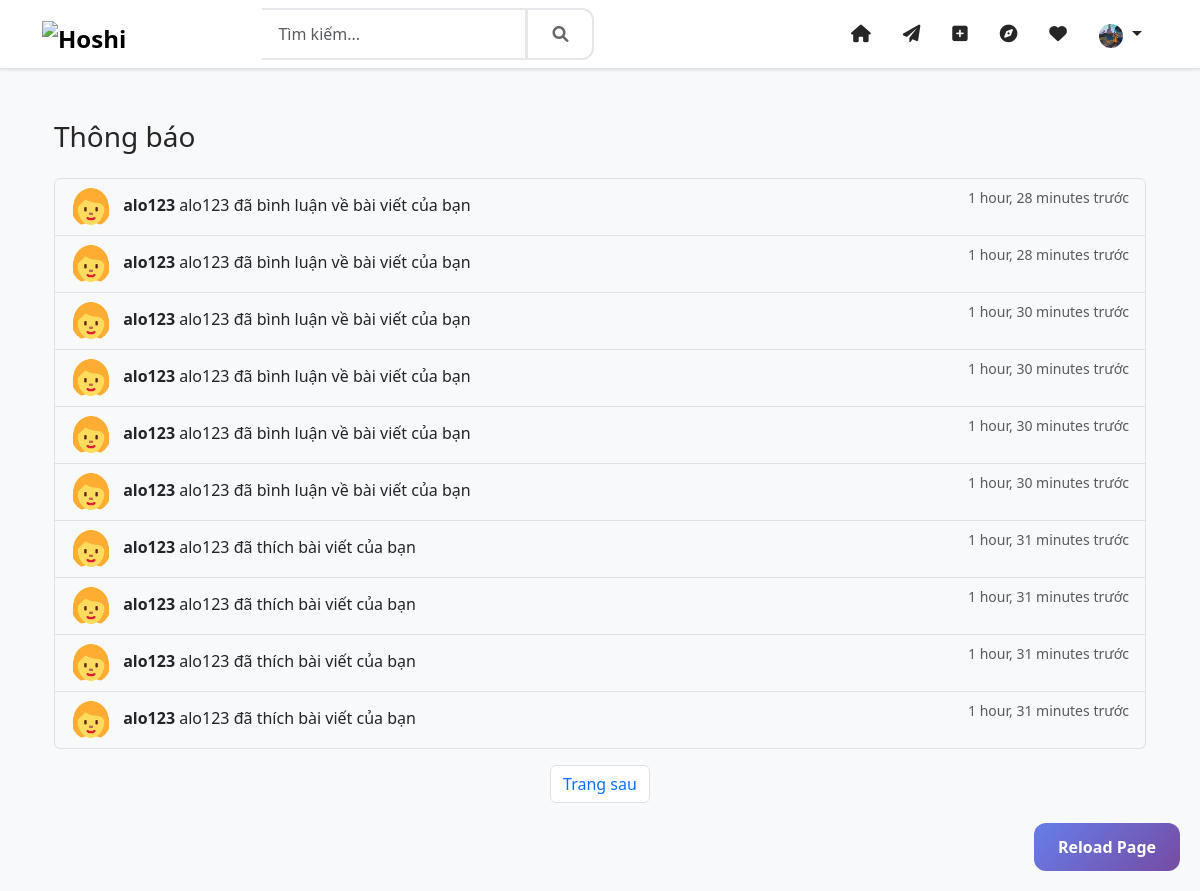
Page /notifications/ (signed in) on the committed database.
### accounts/models.py (models this page shows, shortened)
class User(AbstractUser):
    email = models.EmailField(_('email address'), unique=True)
    phone_number = PhoneNumberField(_('phone number'), blank=True, null=True, unique=True)
    avatar = ProcessedImageField(upload_to='avatars',
                               processors=[ResizeToFill(300, 300)],
                               format='JPEG',
                               options={'quality': 90},
                               blank=True,
                               null=True)
    bio = models.TextField(_('bio'), max_length=500, blank=True)
    website = models.URLField(_('website'), max_length=200, blank=True)
    birth_date = models.DateField(_('birth date'), null=True, blank=True)
    gender = models.CharField(_('gender'), max_length=10, choices=[
        ('M', _('Male')),
        ('F', _('Female')),
        ('O', _('Other')),
    ], blank=True)
    is_private = models.BooleanField(_('private account'), default=False)
    _is_verified = models.BooleanField(_('verified account'), default=False, db_column='is_verified')
    created_at = models.DateTimeField(auto_now_add=True)
    updated_at = models.DateTimeField(auto_now=True)
    is_suspended = models.BooleanField(_('suspended account'), default=False)
    suspension_reason = models.TextField(_('suspension reason'), blank=True, null=True)
    suspension_end_date = models.DateTimeField(_('suspension end date'), blank=True, null=True)
    facebook = models.URLField(_('facebook'), max_length=200, blank=True)
    twitter = models.URLField(_('twitter'), max_length=200, blank=True)
    instagram = models.URLField(_('instagram'), max_length=200, blank=True)
    linkedin = models.URLField(_('linkedin'), max_length=200, blank=True)
    push_notifications = models.BooleanField(_('push notifications'), default=False)
    email_notifications = models.BooleanField(_('email notifications'), default=False)
    like_notifications = models.BooleanField(_('like notifications'), default=False)
    comment_notifications = models.BooleanField(_('comment notifications'), default=False)
    follow_notifications = models.BooleanField(_('follow notifications'), default=False)
    mention_notifications = models.BooleanField(_('mention notifications'), default=False)
    message_notifications = models.BooleanField(_('message notifications'), default=False)
    private_account = models.BooleanField(_('private account'), default=False)
    hide_activity = models.BooleanField(_('hide activity status'), default=False)
    block_messages = models.BooleanField(_('block messages from non-followers'), default=False)
    two_factor_auth = models.BooleanField(_('two-factor authentication'), default=False)
    followers = models.ManyToManyField('self',
                                     through='UserFollowing',
                                     related_name='following',
                                     symmetrical=False)
    blocked_users = models.ManyToManyField('self',
                                     through='UserBlock',
                                     related_name='blocked_by',
                                     symmetrical=False)
    history = HistoricalRecords()
    @property
    def is_verified(self):
        """Ensure is_verified always returns a boolean value"""
        if isinstance(self._is_verified, bool):
            return self._is_verified
        return False
    @is_verified.setter
    def is_verified(self, value):
        """Ensure is_verified is always stored as a boolean value"""
        if isinstance(value, bool):
            self._is_verified = value
        else:
            self._is_verified = False
    class Meta:
        verbose_name = _('user')
        verbose_name_plural = _('users')
    def get_avatar_url(self):
        if self.avatar:
            return self.avatar.url
        username = self.username or ''
        name_hash = hashlib.md5(username.encode('utf-8')).hexdigest()
        hue = int(name_hash[:8], 16) % 360  # Chọn màu dựa trên hash của tên người dùng
        avatar_base_url = getattr(settings, 'STATIC_URL', '/static/')
        gender_avatar_path = None
        if self.gender == 'M':
            gender_avatar_path = os.path.join(settings.BASE_DIR, 'static', 'img', 'default-avatar-male.png')
            if os.path.exists(gender_avatar_path) and os.path.getsize(gender_avatar_path) > 100:
                return f"{avatar_base_url}img/default-avatar-male.png"
        elif self.gender == 'F':
            gender_avatar_path = os.path.join(settings.BASE_DIR, 'static', 'img', 'default-avatar-female.png')
            if os.path.exists(gender_avatar_path) and os.path.getsize(gender_avatar_path) > 100:
                return f"{avatar_base_url}img/default-avatar-female.png"
        default_avatar_path = os.path.join(settings.BASE_DIR, 'static', 'img', 'default-avatar.png')
        if os.path.exists(default_avatar_path) and os.path.getsize(default_avatar_path) > 100:
            return f"{avatar_base_url}img/default-avatar.png"
        return self.generate_text_avatar()

### notifications/models.py (models this page shows, shortened)
class Notification(models.Model):
    NOTIFICATION_TYPES = (
        ('like', _('Like')),
        ('comment', _('Comment')),
        ('follow', _('Follow')),
        ('mention', _('Mention')),
        ('message', _('Message')),
    )
    recipient = models.ForeignKey(
        User,
        on_delete=models.CASCADE,
        related_name='notifications_received'
    )
    sender = models.ForeignKey(
        User,
        on_delete=models.CASCADE,
        related_name='notifications_sent'
    )
    notification_type = models.CharField(
        max_length=20,
        choices=NOTIFICATION_TYPES
    )
    text = models.TextField(blank=True)
    is_read = models.BooleanField(default=False)
    created_at = models.DateTimeField(auto_now_add=True)
    post = models.ForeignKey('posts.Post', on_delete=models.CASCADE, null=True, blank=True)
    comment = models.ForeignKey('posts.Comment', on_delete=models.CASCADE, null=True, blank=True)
    message = models.ForeignKey('chat.Message', on_delete=models.CASCADE, null=True, blank=True)
    content_type = models.ForeignKey(ContentType, on_delete=models.CASCADE, null=True, blank=True)
    object_id = models.PositiveIntegerField(null=True, blank=True)
    content_object = GenericForeignKey('content_type', 'object_id')
    class Meta:
        ordering = ['-created_at']
        indexes = [
            models.Index(fields=['recipient', '-created_at']),
            models.Index(fields=['sender', '-created_at']),
        ]

### notifications/views.py (the view)
# urls.py: path('', views.notification_list, name='list'),
@login_required
def notification_list(request):
    notifications = Notification.objects.filter(recipient=request.user)
    notifications = notifications.order_by('-created_at')
    paginator = Paginator(notifications, 10)
    page_number = request.GET.get('page', 1)
    page_obj = paginator.get_page(page_number)
    context = {
        'notifications': page_obj,
        'is_paginated': page_obj.has_other_pages(),
    }
    return render(request, 'notifications/notifications.html', context)

### templates/notifications/notifications.html (shortened to what this page needs)
{% extends 'base/base.html' %}
{% load static %}
{% block content %}
<div class="container py-4">
    <div class="row">
        <div class="col-md-12">
            <h3 class="mb-4">Thông báo</h3>
            {% if notifications %}
                <div class="list-group">
                    {% for notification in notifications %}
                        <div class="list-group-item list-group-item-action
                            {% if not notification.is_read %}bg-light{% endif %}"
                             id="notification-{{ notification.id }}">
                            <div class="d-flex w-100 justify-content-between">
                                <div>
                                    <img src="{{ notification.sender.get_avatar_url }}"
                                         class="rounded-circle me-2"
                                         width="40"
                                         height="40"
                                         alt="{{ notification.sender.username }}">
                                    <strong>{{ notification.sender.username }}</strong>
                                    {{ notification.text }}
                                </div>
                                <small class="text-muted">{{ notification.created_at|timesince }} trước</small>
                            </div>
                        </div>
                    {% endfor %}
                </div>
                {% if is_paginated %}
                    <nav aria-label="Phân trang thông báo" class="mt-3">
                        <ul class="pagination justify-content-center">
                            {% if notifications.has_next %}
                                <li class="page-item">
                                    <a class="page-link" href="?page={{ notifications.next_page_number }}">Trang sau</a>
                                </li>
                            {% endif %}
                        </ul>
                    </nav>
                {% endif %}
            {% else %}
                <div class="alert alert-info">
                    Bạn không có thông báo nào.
                </div>
            {% endif %}
        </div>
    </div>
</div>
{% endblock %}

### templates/base/base.html (shortened to what this page needs)
<!DOCTYPE html>
{% load static %}
{% load i18n %}
<html lang="vi">
<head>
    <link href="https://cdn.jsdelivr.net/npm/bootstrap@5.3.0/dist/css/bootstrap.min.css" rel="stylesheet">
    <link href="https://cdnjs.cloudflare.com/ajax/libs/font-awesome/6.0.0/css/all.min.css" rel="stylesheet">
    <link href="{% static 'css/style.css' %}" rel="stylesheet">
</head>
<body class="bg-light">
    <nav class="navbar navbar-expand-lg navbar-light bg-white border-bottom fixed-top">
        <div class="container">
            <a class="navbar-brand" href="{% url 'home' %}">
                <img src="{% static 'img/logo.png' %}" alt="Hoshi" height="30">
            </a>
            <div class="collapse navbar-collapse" id="navbarNav">
                <form class="d-flex mx-auto" action="{% url 'posts:search' %}" method="get">
                    <div class="input-group">
                        <input type="search" class="form-control" name="q" placeholder="Tìm kiếm...">
                        <button class="btn btn-outline-secondary" type="submit">
                            <i class="fas fa-search"></i>
                        </button>
                    </div>
                </form>
                <ul class="navbar-nav ms-auto">
                    {% if user.is_authenticated %}
                        <li class="nav-item">
                            <a class="nav-link" href="{% url 'home' %}">
                                <i class="fas fa-home"></i>
                            </a>
                        </li>
                        <li class="nav-item">
                            <a class="nav-link" href="{% url 'chat:conversation_list' %}">
                                <i class="fas fa-paper-plane"></i>
                            </a>
                        </li>
                        <li class="nav-item">
                            <a class="nav-link" href="{% url 'posts:create' %}">
                                <i class="fas fa-plus-square"></i>
                            </a>
                        </li>
                        <li class="nav-item">
                            <a class="nav-link" href="{% url 'posts:explore' %}">
                                <i class="fas fa-compass"></i>
                            </a>
                        </li>
                        <li class="nav-item">
                            <a class="nav-link position-relative" href="{% url 'notifications:list' %}">
                                <i class="fas fa-heart"></i>
                            </a>
                        </li>
                        <li class="nav-item dropdown">
                            <a class="nav-link dropdown-toggle" href="#" id="navbarDropdown" role="button" data-bs-toggle="dropdown">
                                {% if user.get_avatar_url %}
                                    <img src="{{ user.get_avatar_url }}"
                                         alt="{{ user.username }}"
                                         class="rounded-circle"
                                         width="24"
                                         height="24">
                                {% else %}
                                    <img src="{% static 'img/default-avatar.png' %}"
                                         alt="{{ user.username }}"
                                         class="rounded-circle"
                                         width="24"
                                         height="24">
                                {% endif %}
                            </a>
                        </li>
                    {% endif %}
                </ul>
            </div>
        </div>
    </nav>
    <main class="container py-5 mt-5">
        {% block content %}{% endblock %}
    </main>
</body>
</html>

### static/css/style.css (style rules this page uses)
:root { --primary-color: #405de6; --secondary-color: #5851db; --text-color: #262626; --light-text-color: #8e8e8e; --border-color: #dbdbdb; --background-color: #fafafa; }
body { font-family: -apple-system, BlinkMacSystemFont, "Segoe UI", Roboto, Helvetica, Arial, sans-serif; color: var(--text-color); background-color: var(--background-color); min-height: 100vh; display: flex; flex-direction: column; }
main { flex: 1; }
a { color: var(--primary-color); text-decoration: none; }
.navbar { box-shadow: 0 1px 3px rgba(0, 0, 0, 0.1); margin-bottom: 2rem; }
.navbar-brand { font-size: 1.5rem; font-weight: bold; }
.navbar-brand img { max-height: 30px; }
.nav-link { color: var(--text-color) !important; font-size: 1.1rem; padding: 0.5rem 1rem !important; }
body { background: #f0f2f5; font-family: system-ui, -apple-system, "Segoe UI", Roboto, "Helvetica Neue", "Noto Sans", "Liberation Sans", Arial, sans-serif; }
.form-control { border: 2px solid #e5e7eb; border-radius: 12px; padding: 12px 16px; font-size: 16px; transition: all 0.2s; }
.input-group .form-control { border-left: none; border-radius: 0 12px 12px 0; }
.btn { font-weight: 600; padding: 12px 24px; border-radius: 12px; transition: all 0.2s; }
.btn-outline-secondary { border: 2px solid #e5e7eb; color: #666; }

### rows in the picture
User: get_avatar_url (picture)
Notification: sender.username "alo123", text "alo123 đã bình luận về bài viết của bạn", created_at "1 hour, 28 minutes"
Notification: sender.username "alo123", text "alo123 đã bình luận về bài viết của bạn", created_at "1 hour, 28 minutes"
Notification: sender.username "alo123", text "alo123 đã bình luận về bài viết của bạn", created_at "1 hour, 30 minutes"
Notification: sender.username "alo123", text "alo123 đã bình luận về bài viết của bạn", created_at "1 hour, 30 minutes"
Notification: sender.username "alo123", text "alo123 đã bình luận về bài viết của bạn", created_at "1 hour, 30 minutes"
Notification: sender.username "alo123", text "alo123 đã bình luận về bài viết của bạn", created_at "1 hour, 30 minutes"
Notification: sender.username "alo123", text "alo123 đã thích bài viết của bạn", created_at "1 hour, 31 minutes"
Notification: sender.username "alo123", text "alo123 đã thích bài viết của bạn", created_at "1 hour, 31 minutes"
Notification: sender.username "alo123", text "alo123 đã thích bài viết của bạn", created_at "1 hour, 31 minutes"
Notification: sender.username "alo123", text "alo123 đã thích bài viết của bạn", created_at "1 hour, 31 minutes"
